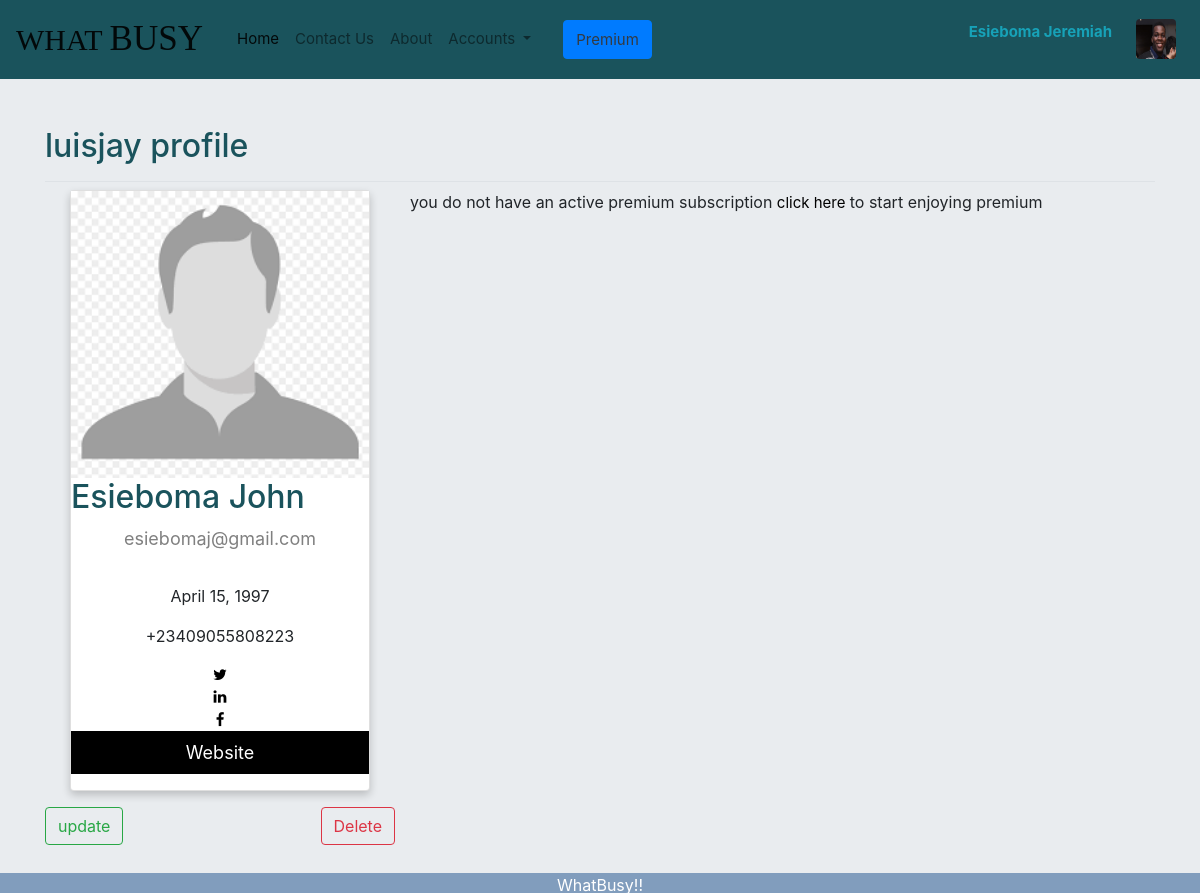
The app's page /profile/6 (signed in) with its own data.
### profiles/models.py (models this page shows, shortened)
class UserProfile(models.Model):
	user=models.OneToOneField(to=User, on_delete=models.CASCADE, null=True, blank=True)
	name=models.CharField(max_length=200)
	dob=models.DateField()
	image=models.ImageField(default='profile_pics/default.jpg', upload_to='profile_pics')
	mobile=models.CharField(max_length=200)
	website=models.URLField()
	facebook=models.URLField()

### profiles/views.py (the view)
# urls.py: path('profile/<int:pk>', profile_views.ProfileView.as_view(), name='profile'),
class ProfileView(LoginRequiredMixin,DetailView):
	template_name='profiles/profile.html'
	model=UserProfile
	def get_context_data(self, **kwargs):
		context=super().get_context_data( **kwargs)
		user_membership=self.request.user.usermembership
		user_subscription=user_membership.subscription_set.first()
		context['user_membership']=user_membership
		context['user_subscription']=user_subscription
		return context

### profiles/templates/profiles/profile.html (shortened to what this page needs)
{% extends "profiles/base.html" %}
{%load static%}
{%block content%}
{%block style%}
    	<link rel="stylesheet" href="https://cdnjs.cloudflare.com/ajax/libs/font-awesome/4.7.0/css/font-awesome.min.css">
{%endblock%}
<h2 class="border-bottom pb-3"> {{user.username }} profile </h2>
<div class="row mb-5">
	<div class="col-md-4">
		<div class="card mb-3">
		  <img src="{{object.image.url}}" alt="John" style="width:100%">
		  <h2>{{object.name}}</h2>
		  <p class="title">{{user.email}}</p></p>
		  <p>{{object.dob}}</p>
		  <p>{{object.mobile}}</p>
		  <a href="{{object.facebook}}"><i class="fa fa-twitter"></i></a>
		  <a href="{{object.facebook}}"><i class="fa fa-linkedin"></i></a>
		  <a href="{{object.facebook}}"><i class="fa fa-facebook"></i></a>
		  <p><button>Website</button></p>
		</div>
		<a href="{%url 'profile_update' user.pk %}" class= "btn btn-outline-success">update</a>
		<a href="{%url 'profile_delete' user.pk %}" class= "float-right btn btn-outline-danger">Delete</a>
	</div>
	{%if user_subscription.active %}
	<div class="row">
	<div class="col-md-6 offset-3">
		<p>you currently have a subscription to : <span class="badge badge-success">Premium {{user_membership.membership.Membership_type}}
	</span> </p>
	<p>since : {{user_subscription.get_data_created}}</p>
	<p>next payment is due : {{user_subscription.get_next_billing_date}}</p>
	<p><a href="{%url 'cancel_membership'%}">click here</a> to cancel your subsription</p>
	</div>
	</div>
{%else%}
<p>you do not have an active premium subscription <a href="{%url 'premium'%}">click here </a> to start enjoying premium</p>
{%endif%}
</div>
</div>
{%endblock%}

### profiles/templates/profiles/navbar.html (shortened to what this page needs)
{%load static%}
<nav class="navbar navbar-expand-lg navbar-light bg-light">
  <a class="navbar-brand" href="{%url 'home'%}"><span class="span1">WHAT <span class="span2">BUSY</span> </span></a>
  <div class="collapse navbar-collapse" id="navbarNavDropdown">
    <ul class="navbar-nav">
      <li class="nav-item active">
        <a class="nav-link" href="{%url 'home'%}">Home <span class="sr-only">(current)</span></a>
      </li>
      <li class="nav-item">
        <a class="nav-link" href="{%url 'contact'%}">Contact Us</a>
      </li>
      <li class="nav-item">
        <a class="nav-link" href="#">About</a>
      </li>
      <li class="nav-item dropdown">
        <a class="nav-link dropdown-toggle" href="#" id="navbarDropdownMenuLink" data-toggle="dropdown" aria-haspopup="true" aria-expanded="false">
          Accounts
        </a>
      </li>
    </ul>
    <div class="btn btn-primary ml-4">
      <a  class="text-dark" href="{%url 'premium'%}">Premium</a>
    </div>
  </div>
{%if user.is_authenticated%}
          <form class="form-inline my-2 my-lg-0 float-right">
          {%if user.userprofile%}
          <p class="mr-3"><strong><a class="text-info" href="{%url 'profile' user.userprofile.pk%}">{{user.userprofile.name}}</a></strong></p>
          <a class=" m-2" href="{% url 'profile' user.userprofile.pk %}"><img style="width: 40px; height: 40px;" class=" rounded img-fluid  float-right" src="{{user.userprofile.image.url}}"></a>
          {%else%}
            <a href="{%url 'profile_create'%}" class="btn btn-outline-light my-2 my-sm-0 m-2" href="#">Create Profile</a>
          {%endif%}
          </form>
  {%endif%}
</nav>

### static/css/base.css (style rules this page uses)
h2 { color: #1a535c; text-align : left; }
.span1 { font-family: Lucida Handwriting; font-size: 30px; padding-right: 10px; }
.span2 { font-family: Stencil Std; font-size:35px; }
.bg-light { background-color: #1a535c!important; }
body { margin: 0; font-family: -apple-system,BlinkMacSystemFont,"Segoe UI",Roboto,"Helvetica Neue",Arial,"Noto Sans",sans-serif,"Apple Color Emoji","Segoe UI Emoji","Segoe UI Symbol","Noto Color Emoji"; font-size: 1rem; font-weight: 400; line-height: 1.5; color: #212529; text-align: left; background-color: #e9ecef; }

### profiles/templates/profiles/profile.html (style rules this page uses)
.card { box-shadow: 0 4px 8px 0 rgba(0, 0, 0, 0.2); max-width: 300px; margin: auto; text-align: center; }
.title { color: grey; font-size: 18px; }
button { border: none; outline: 0; display: inline-block; padding: 8px; color: white; background-color: #000; text-align: center; cursor: pointer; width: 100%; font-size: 18px; }
a { text-decoration: none; font-size: 15px; color: black; }

### records on screen
UserProfile: image (placeholder picture), name "Esieboma John", dob "April 15, 1997", mobile "+23409055808223"

### other values on screen
{{ user.userprofile.name }} "Esieboma Jeremiah"
{{ user.username }} "luisjay"
{{ user.email }} "esiebomaj@gmail.com"
